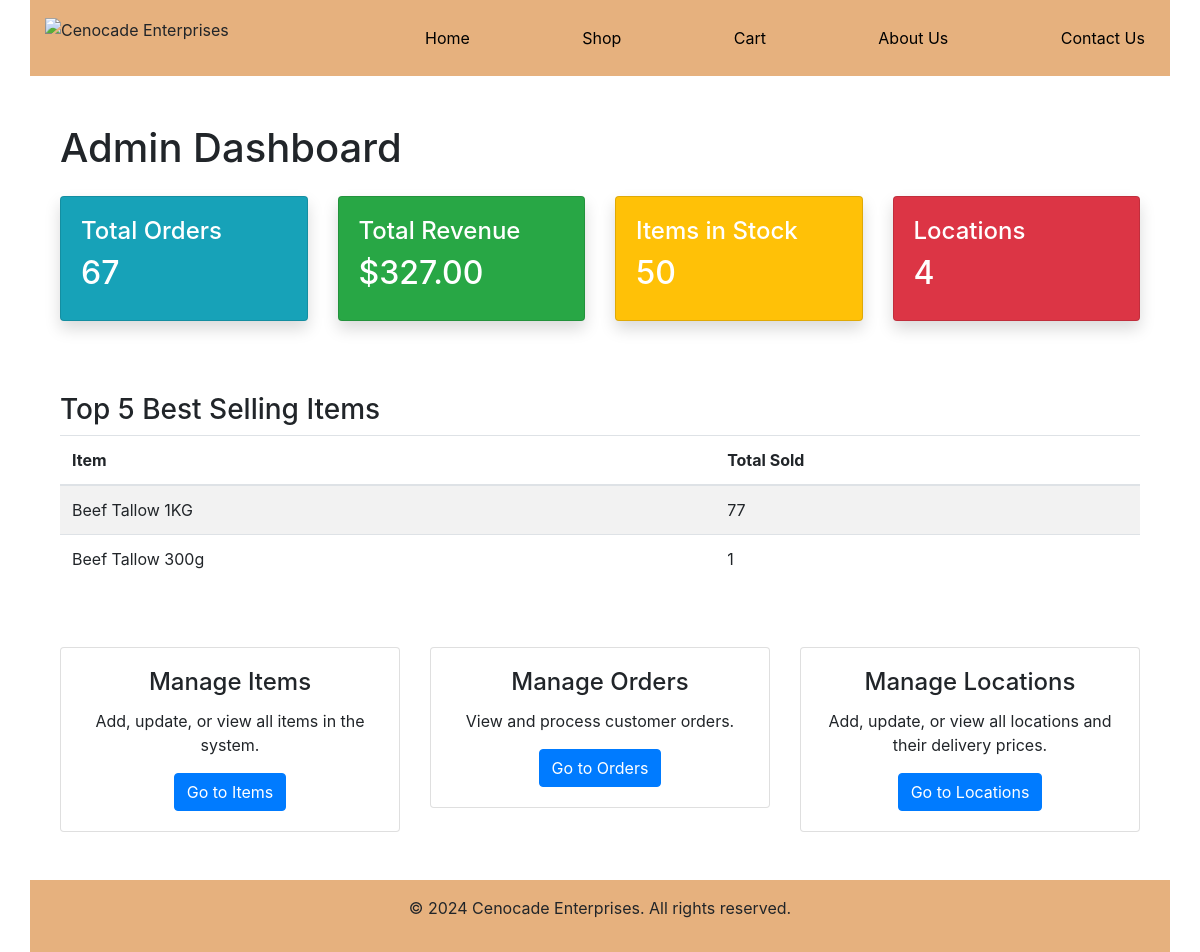
Page /dashboard (signed in) on the committed database.
### shop/models.py (models this page shows, shortened)
class Item(models.Model):
    name = models.CharField(max_length=255)
    description = models.TextField()
    price = models.DecimalField(max_digits=10, decimal_places=2)
    instock = models.DecimalField(max_digits=7, decimal_places = 0)
    link = models.TextField()

### shop/views.py (the view)
# urls.py: path('dashboard', views.dashboard, name='dashboard'),
@login_required
def dashboard(request):
    total_orders = Order.objects.count()
    total_revenue = OrderItem.objects.aggregate(Sum('total_price'))['total_price__sum'] or 0
    top_items = OrderItem.objects.values('product__name').annotate(total_sold=Sum('quantity')).order_by('-total_sold')[:5]
    items_instock = Item.objects.aggregate(Sum('instock'))['instock__sum'] or 0
    total_items = Item.objects.count()
    total_locations = Location.objects.count()
    context = {
        'total_orders': total_orders,
        'total_revenue': total_revenue,
        'top_items': top_items,
        'items_instock': items_instock,
        'total_items': total_items,
        'total_locations': total_locations,
    }
    return render(request, 'dashboard.html', context)

### shop/templates/dashboard.html
{% extends 'base.html' %}
{% block content %}
<div class="container my-5">
    <h1 class="mb-4">Admin Dashboard</h1>
    <div class="row mb-5">
        <div class="col-lg-3 col-md-6 mb-4">
            <div class="card bg-info text-white shadow">
                <div class="card-body">
                    <h4>Total Orders</h4>
                    <h2>{{ total_orders }}</h2>
                </div>
            </div>
        </div>
        <div class="col-lg-3 col-md-6 mb-4">
            <div class="card bg-success text-white shadow">
                <div class="card-body">
                    <h4>Total Revenue</h4>
                    <h2>${{ total_revenue|floatformat:2 }}</h2>
                </div>
            </div>
        </div>
        <div class="col-lg-3 col-md-6 mb-4">
            <div class="card bg-warning text-white shadow">
                <div class="card-body">
                    <h4>Items in Stock</h4>
                    <h2>{{ items_instock }}</h2>
                </div>
            </div>
        </div>
        <div class="col-lg-3 col-md-6 mb-4">
            <div class="card bg-danger text-white shadow">
                <div class="card-body">
                    <h4>Locations</h4>
                    <h2>{{ total_locations }}</h2>
                </div>
            </div>
        </div>
    </div>
    <div class="row mb-5">
        <div class="col">
            <h3>Top 5 Best Selling Items</h3>
            <table class="table table-striped">
                <thead>
                    <tr>
                        <th>Item</th>
                        <th>Total Sold</th>
                    </tr>
                </thead>
                <tbody>
                    {% for item in top_items %}
                    <tr>
                        <td>{{ item.product__name }}</td>
                        <td>{{ item.total_sold }}</td>
                    </tr>
                    {% empty %}
                    <tr>
                        <td colspan="2">No sales data available.</td>
                    </tr>
                    {% endfor %}
                </tbody>
            </table>
        </div>
    </div>
    <div class="row">
        <div class="col-lg-4">
            <div class="card text-center">
                <div class="card-body">
                    <h4 class="card-title">Manage Items</h4>
                    <p class="card-text">Add, update, or view all items in the system.</p>
                    <a href="{% url 'item_list' %}" class="btn btn-primary">Go to Items</a>
                </div>
            </div>
        </div>
        <div class="col-lg-4">
            <div class="card text-center">
                <div class="card-body">
                    <h4 class="card-title">Manage Orders</h4>
                    <p class="card-text">View and process customer orders.</p>
                    <a href="{% url 'orders' %}" class="btn btn-primary">Go to Orders</a>
                </div>
            </div>
        </div>
        <div class="col-lg-4">
            <div class="card text-center">
                <div class="card-body">
                    <h4 class="card-title">Manage Locations</h4>
                    <p class="card-text">Add, update, or view all locations and their delivery prices.</p>
                    <a href="{% url 'location_list' %}" class="btn btn-primary">Go to Locations</a>
                </div>
            </div>
        </div>
    </div>
</div>
{% endblock %}

### rows in the picture
Item: product__name "Beef Tallow 1KG", total_sold "77"
Item: product__name "Beef Tallow 300g", total_sold "1"

### other values in the picture
{{ total_orders }} "67"
{{ total_revenue|floatformat:2 }} "327.00"
{{ items_instock }} "50"
{{ total_locations }} "4"
